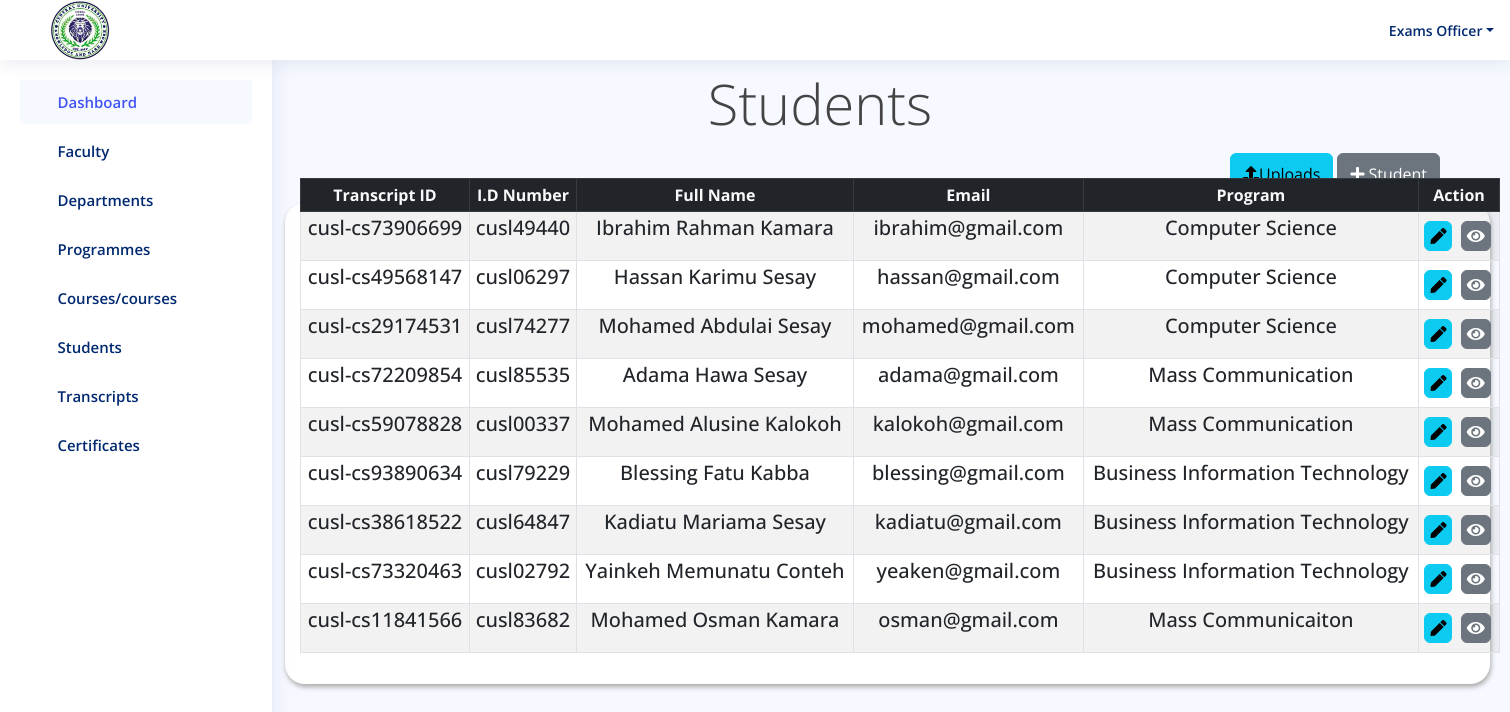
Screenshot of /result/student/ (signed in) with the database file from the repository.
### result/models.py (models this page shows, shortened)
class Student(models.Model):
    student_id = models.CharField(max_length=50, unique=True)
    transcript_id = models.CharField(max_length=50)
    fullname = models.CharField(max_length=100)
    email = models.EmailField(max_length=20)
    contact = models.CharField(max_length=15)
    gender = models.TextField(max_length=20, choices=GENDER)
    department = models.ForeignKey(Department, on_delete=models.CASCADE)
    program = models.ForeignKey(Program, on_delete=models.CASCADE)
    dob = models.DateField(null=True)
    stu_image = models.ImageField(null=True, blank=True, upload_to="media/")
    freeze = models.BooleanField(default=False)

class Program(models.Model):
    program = models.CharField(max_length=100)
    department = models.ForeignKey(Department, on_delete=models.CASCADE)
    def __str__(self):
        return self.program

### result/views.py (the view)
# urls.py: path('student/', views.student, name='student'),
@login_required(login_url='login')
def student(request):
    stu = Student.objects.all()
    if request.method == 'POST':
        form = StudentForm(request.POST, request.FILES)
        if form.is_valid():
                form.save()
                messages.success(request, "Student added successfully!")
                return redirect('student')
    else:
        form = StudentForm()
    return render(request, 'result/student.html', {'stu': stu, 'form': form})

### result/models.py (called while the page is built)
    def __str__(self):
        return self.department

### templates/result/student.html (shortened to what this page needs)
{% load static %}
<!DOCTYPE html>
<html lang="en">
<head>
  <link href="https://cdn.datatables.net/v/bs5/jszip-2.5.0/dt-1.13.4/b-2.3.6/b-html5-2.3.6/b-print-2.3.6/datatables.min.css" rel="stylesheet"/>
   <link rel="stylesheet" href="https://cdnjs.cloudflare.com/ajax/libs/font-awesome/5.15.4/css/all.min.css" />
  <link href="{% static 'assets/vendor/bootstrap/css/bootstrap.min.css' %}" rel="stylesheet">
  <link href="{% static 'assets/vendor/bootstrap-icons/bootstrap-icons.css' %}" rel="stylesheet">
  <link href="{% static 'assets/vendor/boxicons/css/boxicons.min.css' %}" rel="stylesheet">
  <link href="{% static 'assets/vendor/quill/quill.snow.css' %}" rel="stylesheet">
  <link href="{% static 'assets/vendor/quill/quill.bubble.css' %}" rel="stylesheet">
  <link href="{% static 'assets/vendor/remixicon/remixicon.css' %}" rel="stylesheet">
  <link href="{% static 'assets/vendor/simple-datatables/style.css' %}" rel="stylesheet">
  <link href="{% static 'assets/style.css'%}" rel="stylesheet">
  <link rel="stylesheet" href="{% static 'assets/css/result.css' %}">
</head>
<body>
  <header id="header" class="header fixed-top d-flex align-items-center">
    <div class="d-flex align-items-center justify-content-between">
      <img style="width: 60px; margin-left: -250px; margin-right: 50px; margin-top: 20px; margin-bottom:20px;"  src="{% static 'assets/img/cusl.jpeg' %}" alt="">
      <i class="bi bi-list toggle-sidebar-btn"></i>
    </div>
    <nav class="header-nav ms-auto">
      <ul class="d-flex align-items-center">
        <li class="nav-item dropdown pe-3">
          <a class="nav-link nav-profile d-flex align-items-center pe-0" href="#" data-bs-toggle="dropdown">
            <span class="d-none d-md-block dropdown-toggle ps-2">Exams Officer</span>
          </a>
        </li>
      </ul>
    </nav>
  </header>
 <aside id="sidebar" class="sidebar" style="width: 18%;">
  <ul class="sidebar-nav" id="sidebar-nav">
    <li class="nav-item">
      <a class="nav-link " href="{% url 'admin1' %}">
        <i class="bi bi-grid"></i>
        <span>Dashboard</span>
      </a>
    </li>
    <li class="nav-item">
      <a class="nav-link collapsed" data-bs-target="#components-nav" data-bs-toggle="collapse" href="#">
        <i class="bi bi-menu-button-wide"></i><span>Faculty</span><i class="bi bi-chevron-down ms-auto"></i>
      </a>
    </li>
    <li class="nav-item">
      <a class="nav-link collapsed" data-bs-target="#forms-nav" data-bs-toggle="collapse" href="#">
        <i class="bi bi-journal-text"></i><span>Departments</span><i class="bi bi-chevron-down ms-auto"></i>
      </a>
    </li>
    <li class="nav-item">
      <a class="nav-link collapsed" data-bs-target="#tables-nav" data-bs-toggle="collapse" href="#">
        <i class="bi bi-layout-text-window-reverse"></i><span>Programmes</span><i class="bi bi-chevron-down ms-auto"></i>
      </a>
    </li>
    <li class="nav-item">
      <a class="nav-link collapsed" data-bs-target="#charts-nav" data-bs-toggle="collapse" href="#">
        <i class="bi bi-bar-chart"></i><span>Courses/courses</span><i class="bi bi-chevron-down ms-auto"></i>
      </a>
    </li>
    <li class="nav-item">
      <a class="nav-link collapsed" data-bs-target="#icon-nav" data-bs-toggle="collapse" href="#">
        <i class="bi bi-person"></i><span>Students</span><i class="bi bi-chevron-down ms-auto"></i>
      </a>
    </li>
    <li class="nav-item">
      <a class="nav-link collapsed" data-bs-target="#iconnavi" data-bs-toggle="collapse" href="#">
        <i class="bi bi-person"></i><span>Transcripts</span><i class="bi bi-chevron-down ms-auto"></i>
      </a>
    </li>
    <li class="nav-item">
      <a class="nav-link collapsed" data-bs-target="#iconnav" data-bs-toggle="collapse" href="#">
        <i class="bi bi-person"></i><span>Certificates</span><i class="bi bi-chevron-down ms-auto"></i>
      </a>
    </li>
  </ul>
</aside>
    <div class="container" style="margin-top:70px;">
            <div class="col-md-12 ">
                <p class="display-4 text-center" style="margin-left:130px;">Students</p>
            </div>
        </div>
        <div class="row">
          <div class="col-md-12">
              <div class="d-flex justify-content-end">
                <a href="{% url 'upload_students' %}" class="btn btn-info btn mb-2  py-2"
                   style="margin-right:4px;" type="submit">
                  <i class="fa fa-upload" aria-hidden="true"></i>Uploads</a>
                  <a href="" class="btn btn-secondary btn mb-2  py-2"
                  data-bs-toggle="modal" data-bs-target="#exampleModal" style="margin-right:70px;">
                  <i class="fas fa-plus">&nbsp;</i>Student</a>
              </div>
          </div>
      </div>
        <div class="row ml-5 pl-5">
            <div class="col-12">
                <div class="data_table" style="margin-left:285px; margin-right: 20px;">
                    <table id="example" class="table table-striped table-bordered table-sm" style="width: 1200px; margin-top: -40px;">
                        <thead class="table-dark text-center text-light">
                            <tr>
                              <th  class="text-center">Transcript ID</th>
                                <th  class="text-center">I.D Number</th>
                                <th  class="text-center">Full Name</th>
                                <th  class="text-center">Email</th>
                                <th  class="text-center">Program</th>
                                <th  class="text-center">Action</th>
                            </tr>
                        </thead>
                        <tbody  class="text-center h5">
                          {% for obj in stu %}
                            <tr>
                              <td>{{ obj.transcript_id }}</td>
                                <td>{{ obj.student_id }}</td>
                                <td>{{ obj.fullname }}</td>
                                <td>{{ obj.email }}</td>
                                <td>{{ obj.program }}</td>
                                    <td>
                                        <a href="{% url 'edit_student' obj.id %}" class="btn btn-info" title="Edit Patient">
                                            <i class="fas fa-pen"></i>
                                        </a>
                                        <a href="{% url 'view_student' obj.id %}"  class="btn btn-secondary" title="Edit Patient">
                                            <i class="fas fa-eye"></i>
                                        </a>
                                    </td>
                            </tr>
                            {% endfor %}
                        </tbody>
                    </table>
                </div>
            </div>
        </div>
</body>
</html>

### static/assets/style.css (style rules this page uses)
:root { scroll-behavior: smooth; }
body { font-family: "Open Sans", sans-serif; background: #f6f9ff; color: #444444; }
a { color: #4154f1; text-decoration: none; }
.header { transition: all 0.5s; z-index: 997; height: 60px; box-shadow: 0px 2px 20px rgba(1, 41, 112, 0.1); background-color: #fff; padding-left: 20px; }
.header .toggle-sidebar-btn { font-size: 32px; padding-left: 10px; cursor: pointer; color: #012970; }
.header-nav ul { list-style: none; }
.header-nav>ul { margin: 0; padding: 0; }
.header-nav .nav-profile { color: #012970; }
.header-nav .nav-profile span { font-size: 14px; font-weight: 600; }
.sidebar { position: fixed; top: 60px; left: 0; bottom: 0; width: 300px; z-index: 996; transition: all 0.3s; padding: 20px; overflow-y: auto; scrollbar-width: thin; scrollbar-color: #aab7cf transparent; box-shadow: 0px 0px 20px rgba(1, 41, 112, 0.1); background-color: #fff; }
.sidebar-nav { padding: 0; margin: 0; list-style: none; }
.sidebar-nav li { padding: 0; margin: 0; list-style: none; }
.sidebar-nav .nav-item { margin-bottom: 5px; }
.sidebar-nav .nav-link { display: flex; align-items: center; font-size: 15px; font-weight: 600; color: #4154f1; transition: 0.3; background: #f6f9ff; padding: 10px 15px; border-radius: 4px; }
.sidebar-nav .nav-link i { font-size: 16px; margin-right: 10px; color: #4154f1; }
.sidebar-nav .nav-link.collapsed { color: #012970; background: #fff; }
.sidebar-nav .nav-link.collapsed i { color: #899bbd; }
.sidebar-nav .nav-link .bi-chevron-down { margin-right: 0; transition: transform 0.2s ease-in-out; }

### static/assets/css/result.css (style rules this page uses)
.data_table { background: #fff; padding: 15px; box-shadow: 1px 3px 5px #aaa; border-radius: 20px; }
.data_table .btn { padding: 2px 5px; margin: 5px 3px 5px 0; }

### rows the page displays
Student: transcript_id "cusl-cs73906699", student_id "cusl49440", fullname "Ibrahim Rahman Kamara", email "ibrahim@gmail.com", program "Computer Science"
Student: transcript_id "cusl-cs49568147", student_id "cusl06297", fullname "Hassan Karimu Sesay", email "hassan@gmail.com", program "Computer Science"
Student: transcript_id "cusl-cs29174531", student_id "cusl74277", fullname "Mohamed Abdulai Sesay", email "mohamed@gmail.com", program "Computer Science"
Student: transcript_id "cusl-cs72209854", student_id "cusl85535", fullname "Adama Hawa Sesay", email "adama@gmail.com", program "Mass Communication"
Student: transcript_id "cusl-cs59078828", student_id "cusl00337", fullname "Mohamed Alusine Kalokoh", email "kalokoh@gmail.com", program "Mass Communication"
Student: transcript_id "cusl-cs93890634", student_id "cusl79229", fullname "Blessing Fatu Kabba", email "blessing@gmail.com", program "Business Information Technology"
Student: transcript_id "cusl-cs38618522", student_id "cusl64847", fullname "Kadiatu Mariama Sesay", email "kadiatu@gmail.com", program "Business Information Technology"
Student: transcript_id "cusl-cs73320463", student_id "cusl02792", fullname "Yainkeh Memunatu Conteh", email "yeaken@gmail.com", program "Business Information Technology"
Student: transcript_id "cusl-cs11841566", student_id "cusl83682", fullname "Mohamed Osman Kamara", email "osman@gmail.com", program "Mass Communicaiton"
